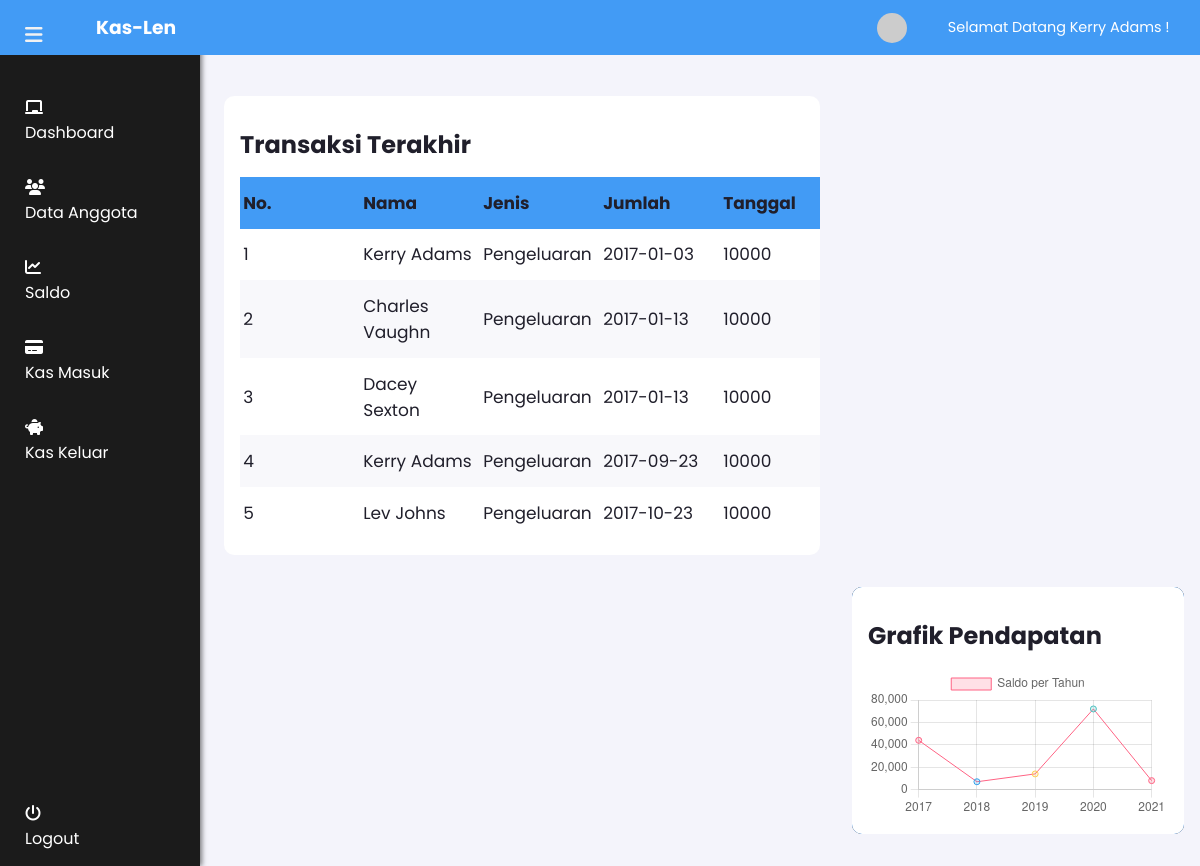
The app's page /dashboard/dashboard.php (signed in) with its own data.
### tables this page shows
CREATE TABLE `transaksi` (
  `transaksi_id` int(11) NOT NULL,
  `user_id` int(11) NOT NULL,
  `tanggal` date NOT NULL,
  `tipe` int(1) NOT NULL,
  `jumlah` int(11) NOT NULL,
  `deskripsi` varchar(255) DEFAULT NULL
);

CREATE TABLE `users` (
  `user_id` int(11) NOT NULL,
  `username` varchar(64) NOT NULL,
  `password` varchar(255) NOT NULL,
  `nama` varchar(255) NOT NULL,
  `alamat` varchar(255) NOT NULL,
  `nomorhp` varchar(15) NOT NULL
);

### dashboard/dashboard.php (the view, shortened to what this page needs)
<?php
require '../conf/koneksi.php';
$rows=[];
$result = mysqli_query($conn, "SELECT COUNT(username) as anggota FROM users");
while($row = mysqli_fetch_assoc($result)){
	$rows[]=$row;
}
$result = mysqli_query($conn, "SELECT SUM(jumlah) as masuk FROM transaksi WHERE tipe=1");
while($row = mysqli_fetch_assoc($result)){
	$rows[]=$row;
}
$result = mysqli_query($conn, "SELECT SUM(jumlah) as keluar FROM transaksi WHERE tipe=2");
 while($row = mysqli_fetch_assoc($result)){
	$rows[]=$row;
}
$data=[];
$result = mysqli_query($conn, "SELECT tanggal,tipe,jumlah,nama from transaksi JOIN users ON transaksi.user_id = users.user_id ORDER BY tanggal ASC LIMIT 5");
 while($row = mysqli_fetch_assoc($result)){
	$data[]=$row;
}
?>
<!DOCTYPE html>
<html lang="en">
<head>
        <link rel="stylesheet" href="../view/style.css">
</head>
<body>
    <?php include "../navbar/navbar.php" ?>
    <main>
			<div class="dashboard-container">
				<div class="card total1">
					<div class="info">
						<div class="info-detail">
							<h3>Kas Masuk</h3>
							<p>Total Pemasukan</p>
							<h2>Rp.<?php echo $rows[1]["masuk"] ?>,00</h2>
						</div>
						<div class="info-image">
						</div>
					</div>
				</div>
				<div class="card total2">
					<div class="info">
						<div class="info-detail">
							<h3>Kas Keluar</h3>
							<p>Total Pengeluaran</p>
							<h2>Rp.<?php echo $rows[2]["keluar"] ?>,00</h2>
						</div>
						<div class="info-image">
						</div>
					</div>
				</div>
				<div class="card total3">
					<div class="info">
						<div class="info-detail">
							<h3>Anggota</h3>
							<p>Anggota Terdaftar</p>
							<h2><?php echo $rows[0]["anggota"] ?> <span>Orang</span></h2>
						</div>
						<div class="info-image">
						</div>
					</div>
				</div>
				<div class="card total4">
					<div class="info">
						<div class="info-detail">
							<h3>Saldo</h3>
							<p>Saldo saat ini</p>
							<h2>Rp.<?php echo $rows[1]["masuk"]-$rows[2]["keluar"] ?>,00</h2>
						</div>
						<div class="info-image">
						</div>
					</div>
				</div>
				<div class="card detail">
					<div class="detail-header">
						<h2>Transaksi Terakhir</h2>
					</div>
					<table>
						<tr>
							<th>No.</th>
							<th>Nama</th>
							<th>Jenis</th>
							<th>Jumlah</th>
							<th>Tanggal</th>
						</tr>
						<?php $idx = 1;?>
					<?php
					foreach($data as $dt): ?>
					<tr>
						<td><?= $idx ?></td>
						<td><?= $dt["nama"]; ?></td>
						<td><?= $dt["tipe"]===1 ? "Pemasukan" : "Pengeluaran"?></td>
						<td><?= $dt["tanggal"]; ?> </td>
						<td><?= $dt["jumlah"]; ?></td>
					</tr>
					<?php $idx++; ?>
					<?php endforeach; ?>
					</table>
				</div>
				<div class="card customer">
					<div class="detail-header">
						<h2>Grafik Pendapatan</h2>
					</div>
					<?php include '../view/chart.php' ?>
				</div>
			</div>
		</main>
</body>
</html>

### view/style.css (style rules this page uses)
* { margin: 0; padding: 0; box-sizing: border-box; outline: none; font-family: "Poppins", sans-serif; }
body { background-color: #f4f4fb; }
h2 { font: 18px; padding: 15px 0; }
h2 > span { font-size: 14px; }
.dashboard-container { display: grid; grid-template-columns: 1fr 1fr 1fr 0.5fr 0.5fr; grid-template-rows: auto; gap: 1rem; grid-template-areas: "total1 total2 total3 total4 total4" "detail detail customer customer customer" "detail detail customer customer customer"; }
main { min-height: 100%; padding: 6rem 1rem 2rem 14rem; color: #201f2b; }
.card { background-color: #fff; padding: 1rem; border-radius: 10px; }
.total1 { grid-area: total1; background-color: #2d972e; color: #fff; }
.total2 { grid-area: total2; background-color: #ffa705; color: #fff; }
.total3 { grid-area: total3; background-color: #9132bd; color: #fff; }
.total4 { grid-area: total4; background-color: #15a1fe; color: #fff; }
.detail { grid-area: detail; overflow-x: auto; }
.customer { grid-area: customer; overflow-x: auto; }
.info { display: grid; grid-auto-flow: column; justify-content: space-between; align-items: center; }
.info-detail p { font-size: 14px; }
.info-image { font-size: 50px; color: #f2f2f2; }
.detail-header { display: grid; grid-auto-flow: column; justify-content: space-between; align-items: center; }
.detail table { width: 100%; border-collapse: collapse; }
.detail table tr:nth-child(odd) { background-color: #f8f8fb; }
.detail table th { background-color: #f4f4fb; }
.detail table th, .detail table td { padding: 0.8rem 0.2rem; text-align: left; min-width: 120px; font-size: 14px; }

### dataanggota/style.css (style rules this page uses)
* { margin: 0; padding: 0; box-sizing: border-box; outline: none; font-family: "Poppins", sans-serif; }
body { background-color: #f4f4fb; }
h2 { font: 18px; padding: 15px 0; }
h2 > span { font-size: 14px; }
.dashboard-container { display: grid; grid-template-columns: 1fr 1fr 1fr 0.5fr 0.5fr; grid-template-rows: auto; gap: 1rem; grid-template-areas: "detail detail detail detail detail" "detail detail detail detail detail" "detail detail detail detail detail"; }
main { min-height: 100%; padding: 6rem 1rem 2rem 14rem; color: #201f2b; }
.card { background-color: #fff; padding: 1rem; border-radius: 10px; }
.total1 { grid-area: total1; background-color: #2d972e; color: #fff; }
.total2 { grid-area: total2; background-color: #ffa705; color: #fff; }
.total3 { grid-area: total3; background-color: #9132bd; color: #fff; }
.total4 { grid-area: total4; background-color: #15a1fe; color: #fff; }
.detail { grid-area: detail; overflow-x: auto; }
.customer { grid-area: customer; overflow-x: auto; }
.info { display: grid; grid-auto-flow: column; justify-content: space-between; align-items: center; }
.info-detail p { font-size: 14px; }
.info-image { font-size: 50px; color: #2d2b98; }
.detail-header { display: grid; grid-auto-flow: column; justify-content: space-between; align-items: center; }
.detail table { width: 100%; border-collapse: collapse; }
.detail table tr:nth-child(odd) { background-color: #f8f8fb; }
.detail table th { background-color: #429bf5; }
.detail table th, .detail table td { padding: 0.8rem 0.2rem; text-align: left; min-width: 120px; font-size: 17px; }

### records on screen
transaksi: user.nama "Kerry Adams", tipe "Pengeluaran", tanggal "2017-01-03", jumlah "10000"
transaksi: user.nama "Charles Vaughn", tipe "Pengeluaran", tanggal "2017-01-13", jumlah "10000"
transaksi: user.nama "Dacey Sexton", tipe "Pengeluaran", tanggal "2017-01-13", jumlah "10000"
transaksi: user.nama "Kerry Adams", tipe "Pengeluaran", tanggal "2017-09-23", jumlah "10000"
transaksi: user.nama "Lev Johns", tipe "Pengeluaran", tanggal "2017-10-23", jumlah "10000"

### other values on screen
$_SESSION["nama"] "Kerry Adams"
chart data {{ $rows[$i]["jumlah"]-$rows[$i+1]["jumlah"] }} 44000, 7000, 14000, 72000, 8000
chart data {{ $rows[$i]["year"] }} 2017, 2018, 2019, 2020, 2021
